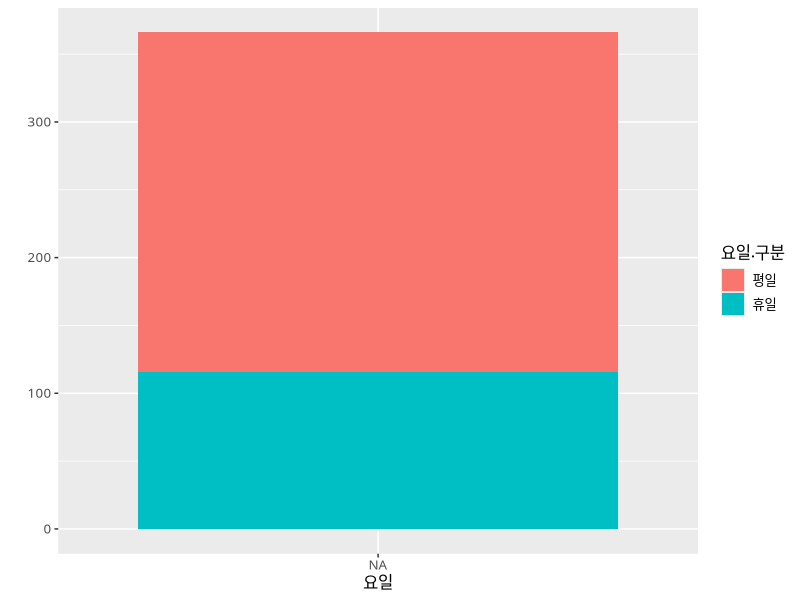
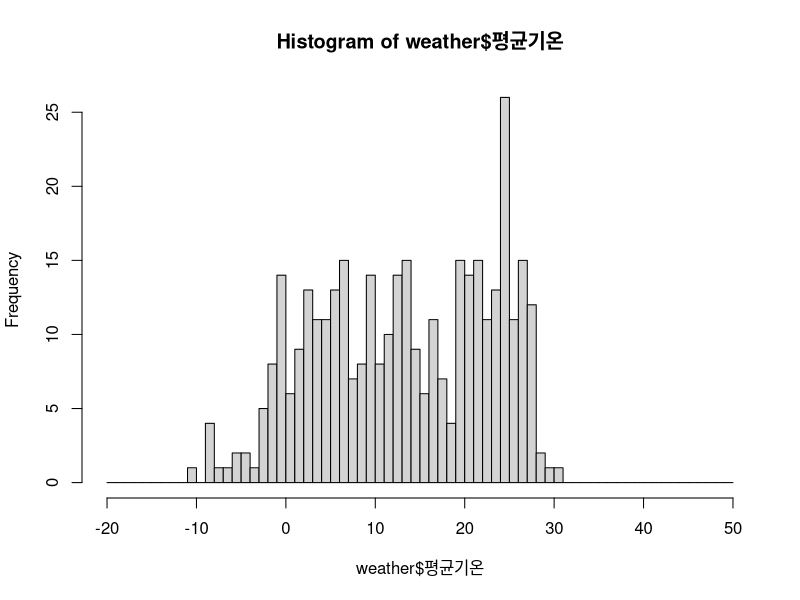
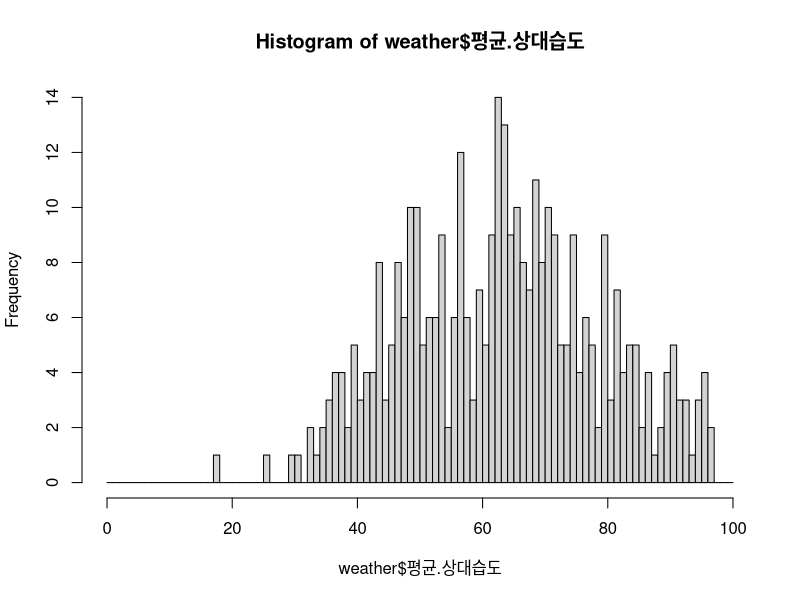

R code for these plots, in order:
weather<-read.csv("./school/data/weather.csv",fileEncoding ="euc-kr",stringsAsFactors = F)

str(weather)

weather$일시<-as.Date(weather$일시)
weather$요일.구분<-as.factor(weather$요일.구분)
str(weather)

weather$요일<-weekdays(weather$일시)
weekdays(weather$일시)
weather$요일<-as.factor(weather$요일)

summary(weather)

var(weather$일강수량,na.rm=T)

table(weather$요일.구분)
weather$요일<-factor(weather$요일,levels=c("월요일","화요일","수요일","목요일","금요일","토요일","일요일"))
table(weather$요일)

library(ggplot2)
qplot(data=weather,요일,fill=요일.구분)+theme(text=element_text(size = 12,family = "NanumGothic"))

hist(weather$평균기온, breaks = seq(-20,50,by=1))
hist(weather$평균.상대습도, breaks = seq(0,100,by=1))
